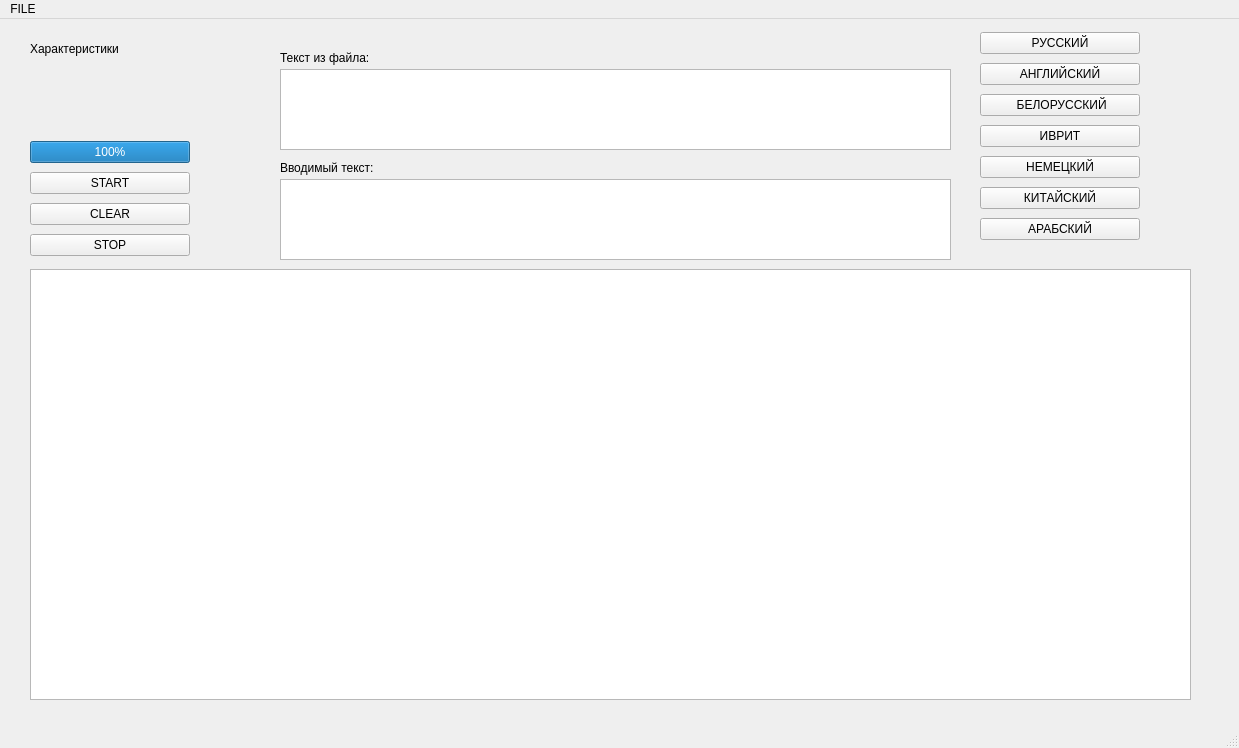
<?xml version="1.0" encoding="UTF-8"?>
<ui version="4.0">
 <class>MainWindow</class>
 <widget class="QMainWindow" name="MainWindow">
  <property name="geometry">
   <rect>
    <x>0</x>
    <y>0</y>
    <width>1239</width>
    <height>748</height>
   </rect>
  </property>
  <property name="windowTitle">
   <string>MainWindow</string>
  </property>
  <widget class="QWidget" name="centralwidget">
   <widget class="QGraphicsView" name="graphicsView">
    <property name="geometry">
     <rect>
      <x>30</x>
      <y>250</y>
      <width>1161</width>
      <height>431</height>
     </rect>
    </property>
   </widget>
   <widget class="QTextBrowser" name="textBrowser">
    <property name="geometry">
     <rect>
      <x>280</x>
      <y>50</y>
      <width>671</width>
      <height>81</height>
     </rect>
    </property>
   </widget>
   <widget class="QTextBrowser" name="mainTextBrowser">
    <property name="geometry">
     <rect>
      <x>280</x>
      <y>160</y>
      <width>671</width>
      <height>81</height>
     </rect>
    </property>
   </widget>
   <widget class="QWidget" name="verticalLayoutWidget">
    <property name="geometry">
     <rect>
      <x>30</x>
      <y>150</y>
      <width>160</width>
      <height>92</height>
     </rect>
    </property>
    <layout class="QVBoxLayout" name="verticalLayout">
     <item>
      <widget class="QPushButton" name="pushButton">
       <property name="text">
        <string>START</string>
       </property>
      </widget>
     </item>
     <item>
      <widget class="QPushButton" name="clearButton">
       <property name="text">
        <string>CLEAR</string>
       </property>
      </widget>
     </item>
     <item>
      <widget class="QPushButton" name="stopButton">
       <property name="text">
        <string>STOP</string>
       </property>
      </widget>
     </item>
    </layout>
   </widget>
   <widget class="QWidget" name="verticalLayoutWidget_2">
    <property name="geometry">
     <rect>
      <x>30</x>
      <y>20</y>
      <width>160</width>
      <height>124</height>
     </rect>
    </property>
    <layout class="QVBoxLayout" name="verticalLayout_2">
     <item>
      <widget class="QLabel" name="label">
       <property name="text">
        <string>Характеристики</string>
       </property>
      </widget>
     </item>
     <item>
      <widget class="QLabel" name="wordsLabel">
       <property name="text">
        <string/>
       </property>
      </widget>
     </item>
     <item>
      <widget class="QLabel" name="timerLabel">
       <property name="text">
        <string/>
       </property>
      </widget>
     </item>
     <item>
      <widget class="QLabel" name="wordCountLabel">
       <property name="text">
        <string/>
       </property>
      </widget>
     </item>
     <item>
      <widget class="QProgressBar" name="progressBar">
       <property name="value">
        <number>100</number>
       </property>
      </widget>
     </item>
    </layout>
   </widget>
   <widget class="QWidget" name="verticalLayoutWidget_3">
    <property name="geometry">
     <rect>
      <x>980</x>
      <y>10</y>
      <width>160</width>
      <height>220</height>
     </rect>
    </property>
    <layout class="QVBoxLayout" name="verticalLayout_3">
     <item>
      <widget class="QPushButton" name="pushButton_2">
       <property name="text">
        <string>РУССКИЙ</string>
       </property>
      </widget>
     </item>
     <item>
      <widget class="QPushButton" name="pushButton_3">
       <property name="text">
        <string>АНГЛИЙСКИЙ</string>
       </property>
      </widget>
     </item>
     <item>
      <widget class="QPushButton" name="pushButton_4">
       <property name="text">
        <string> БЕЛОРУССКИЙ</string>
       </property>
      </widget>
     </item>
     <item>
      <widget class="QPushButton" name="pushButton_5">
       <property name="text">
        <string>ИВРИТ</string>
       </property>
      </widget>
     </item>
     <item>
      <widget class="QPushButton" name="pushButton_6">
       <property name="text">
        <string>НЕМЕЦКИЙ</string>
       </property>
      </widget>
     </item>
     <item>
      <widget class="QPushButton" name="pushButton_7">
       <property name="text">
        <string>КИТАЙСКИЙ</string>
       </property>
      </widget>
     </item>
     <item>
      <widget class="QPushButton" name="pushButton_8">
       <property name="text">
        <string>АРАБСКИЙ</string>
       </property>
      </widget>
     </item>
    </layout>
   </widget>
   <widget class="QLabel" name="label_2">
    <property name="geometry">
     <rect>
      <x>280</x>
      <y>140</y>
      <width>171</width>
      <height>18</height>
     </rect>
    </property>
    <property name="text">
     <string>Вводимый текст:</string>
    </property>
   </widget>
   <widget class="QLabel" name="label_3">
    <property name="geometry">
     <rect>
      <x>280</x>
      <y>30</y>
      <width>131</width>
      <height>18</height>
     </rect>
    </property>
    <property name="text">
     <string>Текст из файла:</string>
    </property>
   </widget>
  </widget>
  <widget class="QMenuBar" name="menubar">
   <property name="geometry">
    <rect>
     <x>0</x>
     <y>0</y>
     <width>1239</width>
     <height>23</height>
    </rect>
   </property>
   <widget class="QMenu" name="menuFILE">
    <property name="title">
     <string>FILE</string>
    </property>
    <addaction name="actionOpen"/>
   </widget>
   <addaction name="menuFILE"/>
  </widget>
  <widget class="QStatusBar" name="statusbar"/>
  <action name="actionOpen">
   <property name="text">
    <string>OPEN</string>
   </property>
  </action>
 </widget>
 <resources/>
 <connections/>
</ui>
